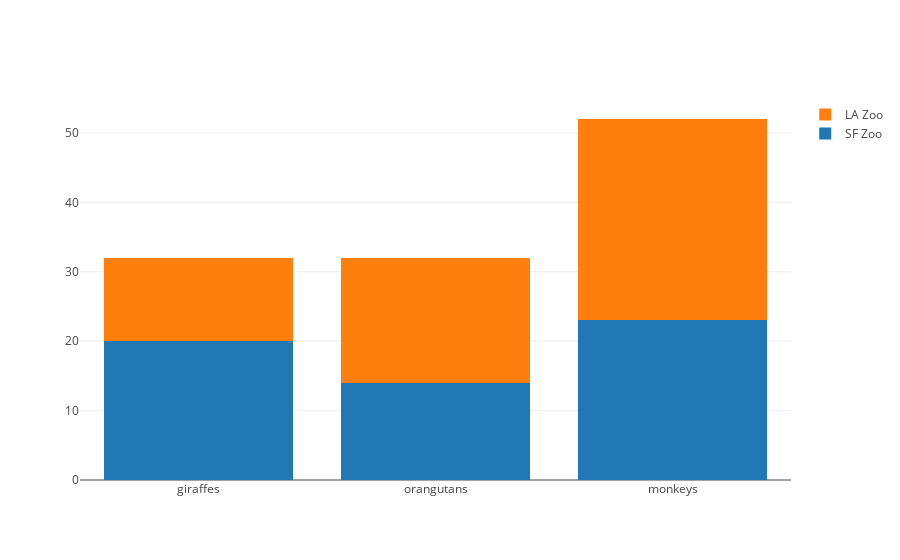

The code cell stored with this chart in its notebook:
### Code cell
animals=['giraffes', 'orangutans', 'monkeys']

fig = go.Figure(data=[
    go.Bar(name='SF Zoo', x=animals, y=[20, 14, 23]),
    go.Bar(name='LA Zoo', x=animals, y=[12, 18, 29])],
               layout = go.Layout(barmode='stack'))
# Change the bar mode
iplot(fig)

### Figure 1 — Plotly figure (JSON) as saved in the notebook; plotly's stock layout.template omitted (floating-point values rounded to 4 significant figures)
{"data": [{"name": "SF Zoo", "type": "bar", "uid": "ea94e1dc-af31-11e9-b516-9de5570bb89d", "x": ["giraffes", "orangutans", "monkeys"], "y": [20, 14, 23]}, {"name": "LA Zoo", "type": "bar", "uid": "ea94e394-af31-11e9-b516-9de5570bb89d", "x": ["giraffes", "orangutans", "monkeys"], "y": [12, 18, 29]}], "layout": {"barmode": "stack"}}
